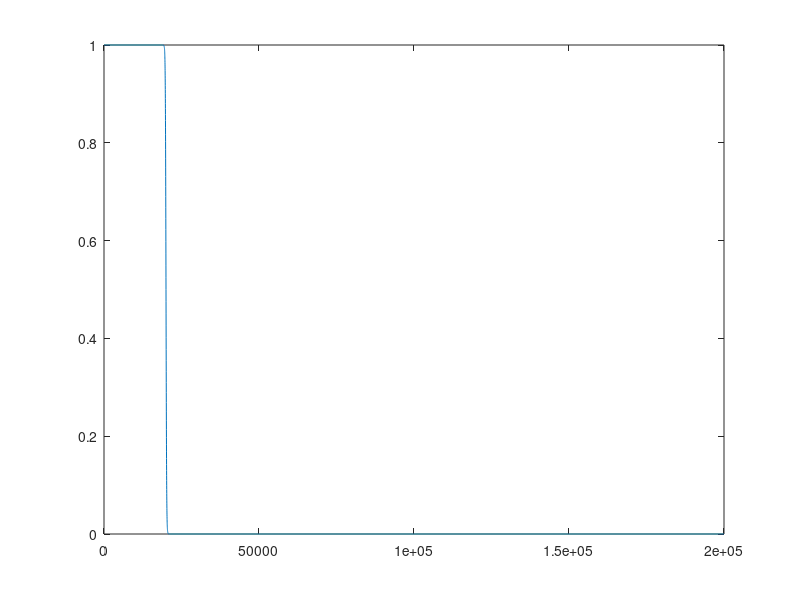

Source code (MATLAB): (Note: this script raises an error after producing the figure.)
%% Constraint rocket acceleration below a certain height
hh = 0:1e1:2e5;
h0 = 0.2e5;
k = 1e-2;
c = @(h) 1-1./(1+exp(-k*(h-h0)));

plot(hh,c(hh))
%%
yops Times: t t0 tf nominal: [1e2,1e0,1e2]
yops States: v h m  nominal: [1e3,1e5,1e2]
yops Controls: u    nominal: 10 int: 1

x     = [  v;   h;   m];
x0    = [  0;   0; 215];
x_max = [inf; inf; 215];
x_min = [  0;   0;  68];

u_max = 9.5;
u_min = 0.0;

[dx, y] = rocket_model(x, u);

ocp = yop.ocp('Goddard''s Rocket Problem');
ocp.max( h(tf)*1e-5 );
ocp.st( der(x) == dx, ...
         x(t0) == x0, t0==0, ...
        x_min <= x <= x_max, ...
        u_min <= u <= u_max );
ocp.hard( der(v)*c(h) <= 20 );

sol = ocp.solve();
%%
figure(1);
subplot(411); hold on
sol.plot(t, v);
subplot(412); hold on
sol.plot(t, h);
subplot(413); hold on
sol.plot(t, m);
subplot(414); hold on
sol.plot(t, u, 'mag', 5);

figure(2); hold on;
sol.plot(t, der(v)*c(h))
sol.plot(t, der(v), '--')

function [dx, y] = rocket_model(x, u)
% States and control
v = x(1);
h = x(2);
m = x(3);
F = u;

% Parameters
D0   = 0.01227;
beta = 0.145e-3;
c    = 2060;
g0   = 9.81;
r0   = 6.371e6;

% Drag and gravity
D   = D0*exp(-beta*h);
F_D = D*v^2;
g   = g0*(r0/(r0+h))^2;

% Dynamics
dv = (F*c-F_D)/m-g;
dh = v;
dm = -F;
dx = [dv;dh;dm];

% Signals y
y.rocket.acceleration   = dv;
y.rocket.velocity       = v;
y.rocket.height         = h;
y.rocket.mass           = m;
y.rocket.fuel_mass_flow = F;
y.drag.coefficient      = D;
y.drag.force            = F_D;
y.gravity               = g;
end